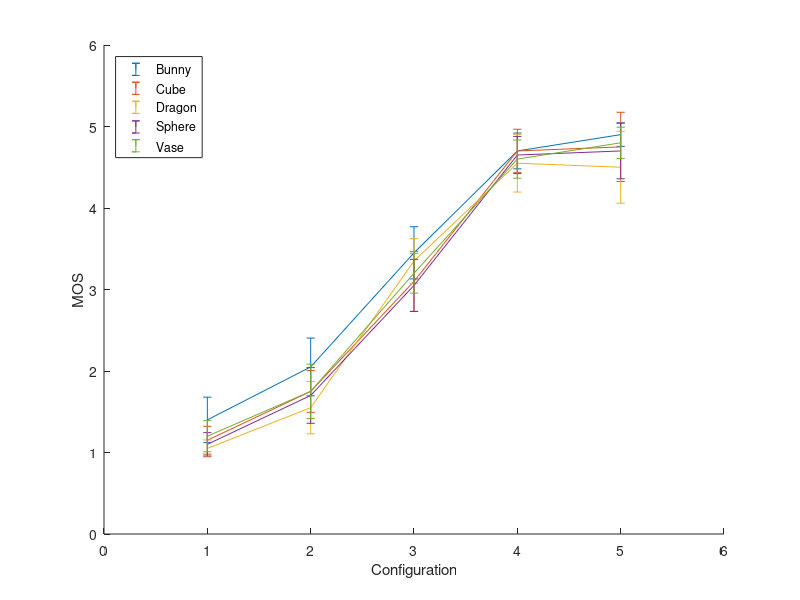

Reproduce this figure in MATLAB. (Note: this script raises an error after producing the figure.)
%% Exercise 4

clear all;
close all;
clc;

load("./mat/content_lut.mat");
load("./mat/configuration_lut.mat");
load("./mat/subj_scores_DSIS.mat");
load("./mat/obj_metrics.mat");
[rows,N] = size(subj_scores_DSIS);

% Compute the MOS

mos = mean(subj_scores_DSIS, 2);


% Compute the CI
alpha = 0.05;
stds = std(subj_scores_DSIS,0,2);
cis = icdf('T',1-alpha/2, N)*stds/sqrt(N);

figure('name', 'Question 3')
hold on
for i = 1:5
    x = configuration_lut((i-1)*5+1: (i-1)*5+5);
    
    y = mos((i-1)*5+1: (i-1)*5+5);
    err = cis((i-1)*5+1: (i-1)*5+5);
    errorbar(x,y,err)
end
legend('Bunny', 'Cube', 'Dragon', 'Sphere', 'Vase','Location','northwest')
ylabel('MOS') % x-axis label
xlabel('Configuration') % y-axis label
hold off

%% Question 4 Plot the objective scores

objective_plot(p2planeHausdorff_values,configuration_lut,'p2planeHausdorff')
objective_plot(p2planeRMSE_values,configuration_lut,'p2planeRMSE_values')
objective_plot(p2pointHausdorff_values,configuration_lut,'p2pointHausdorff_values')
objective_plot(p2pointRMSE_values,configuration_lut,'p2pointRMSE_values')

%% Exercise 5 Benchmarking

benchmarking(p2planeHausdorff_values,mos, cis,'p2planeHausdorff')
benchmarking(p2planeRMSE_values,mos, cis,'p2planeRMSE_values')
benchmarking(p2pointHausdorff_values,mos, cis,'p2pointHausdorff_values')
benchmarking(p2pointRMSE_values,mos, cis,'p2pointRMSE_values')

%% Exercise 5 fitting

poly1p2planeHausdorff_values = multiple_fit(p2planeHausdorff_values,mos,1);
poly3p2planeHausdorff_values = multiple_fit(p2planeHausdorff_values,mos,3);
poly1p2planeRMSE_values = multiple_fit(p2planeRMSE_values,mos,1);
poly3p2planeRMSE_values = multiple_fit(p2planeRMSE_values,mos,3);
poly1p2pointHausdorff_values = multiple_fit(p2pointHausdorff_values,mos,1);
poly3p2pointHausdorff_values = multiple_fit(p2pointHausdorff_values,mos,3);
poly1p2pointRMSE_values = multiple_fit(p2pointRMSE_values,mos,1);
poly3p2pointRMSE_values = multiple_fit(p2pointRMSE_values,mos,3);

%% Exrcise 5 comparing 

benchmarking_extended(p2planeHausdorff_values,mos, cis,poly1p2planeHausdorff_values,'p2planeHausdorff with degree 1')
benchmarking_extended(p2planeHausdorff_values,mos, cis,poly3p2planeHausdorff_values,'p2planeHausdorff with degree 3')
